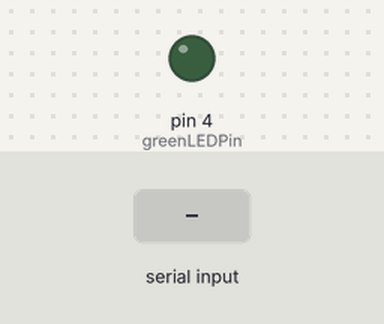
Bench run of a sketch on a simulated Arduino Uno, built with avr-gcc and run on an emulated ATmega328P. Shown: output pins drawn as LEDs (lit = HIGH). The test bench sets the inputs (shaded band). What the sketch prints to the serial monitor is not drawn.

Above: at 1.0 s.
1.1 s: "H" received over Serial
At 1.6 s:
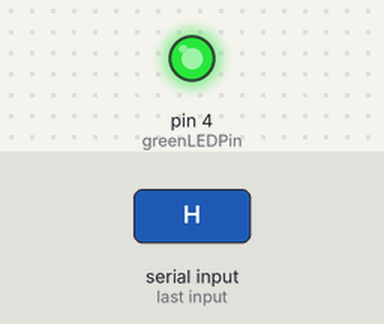
Timing chart, 0 to 4.1 s (numbered marks = the images above; inputs shaded):
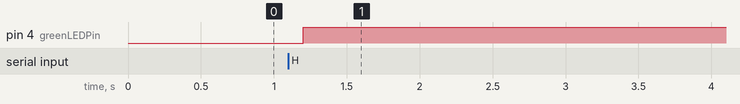

The sketch:

daisyArduino.ino
```cpp
/*
  Fatima Almaazmi. 24th November 2020.

  This is the Arduino program for the Daisy Game.

  In this game, you will control the position of the daisy with a potentiometer,
  photoresistor and button. The end goal is to place the daisy on the stem.
  Once you do a 'wow' sound will play to tell you that you have won!

  Enjoy!
*/


/**** My Global Variables ***/


// pins for each component

const int buttonPin = 2;
const int potenPin = A0;
const int photoPin = A1;
const int greenLEDPin = 4;

//variables used in this code

int poten = 0;    // first analog sensor
int photoResistor = 0;   // second analog sensor
int button = 0;    // digital sensor
int inByte = 0;         // incoming serial byte


void setup() {

  Serial.begin(9600);


  while (!Serial) {
    ; // wait for serial port to connect. Needed for native USB port only
  }


  //setting the inputs
  pinMode(buttonPin, INPUT);

  //setting the outputs
  pinMode(greenLEDPin, OUTPUT);


  establishContact();  // send a byte to establish contact until receiver responds

}


void loop() {

  if (Serial.available() > 0) {

    inByte = Serial.read();


    if (inByte == 'A') { // if processing sends ASCII 'A' do this:


      poten = analogRead(potenPin);

      photoResistor = analogRead(photoPin);

      button = map(digitalRead(buttonPin), 0, 1, 0, 255);


      Serial.print(poten);
      Serial.print(",");
      Serial.print(photoResistor);
      Serial.print(",");
      Serial.println(button);


    }

    if (inByte == 'H') { // if Processing sends ASCII 'H'

      digitalWrite(greenLEDPin, HIGH);

    }

  }

}


void establishContact() {

  while (Serial.available() <= 0) {

    Serial.println("0,0,0");   // send an initial string
    delay(300);

  }

}
```

Measured:
- after the input at 1.1 s, pin 4 (greenLEDPin): LOW → HIGH after 0.10 s
